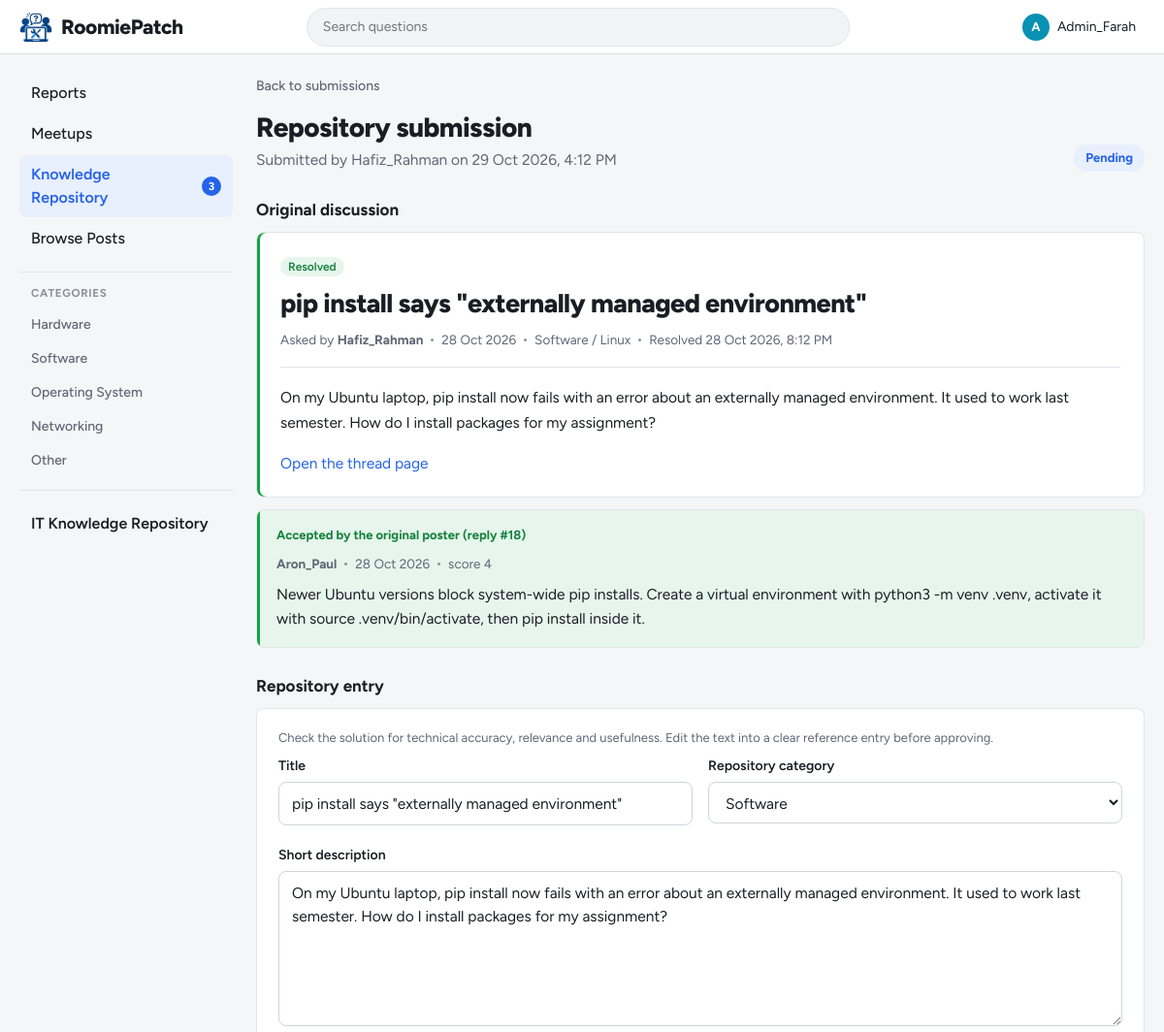
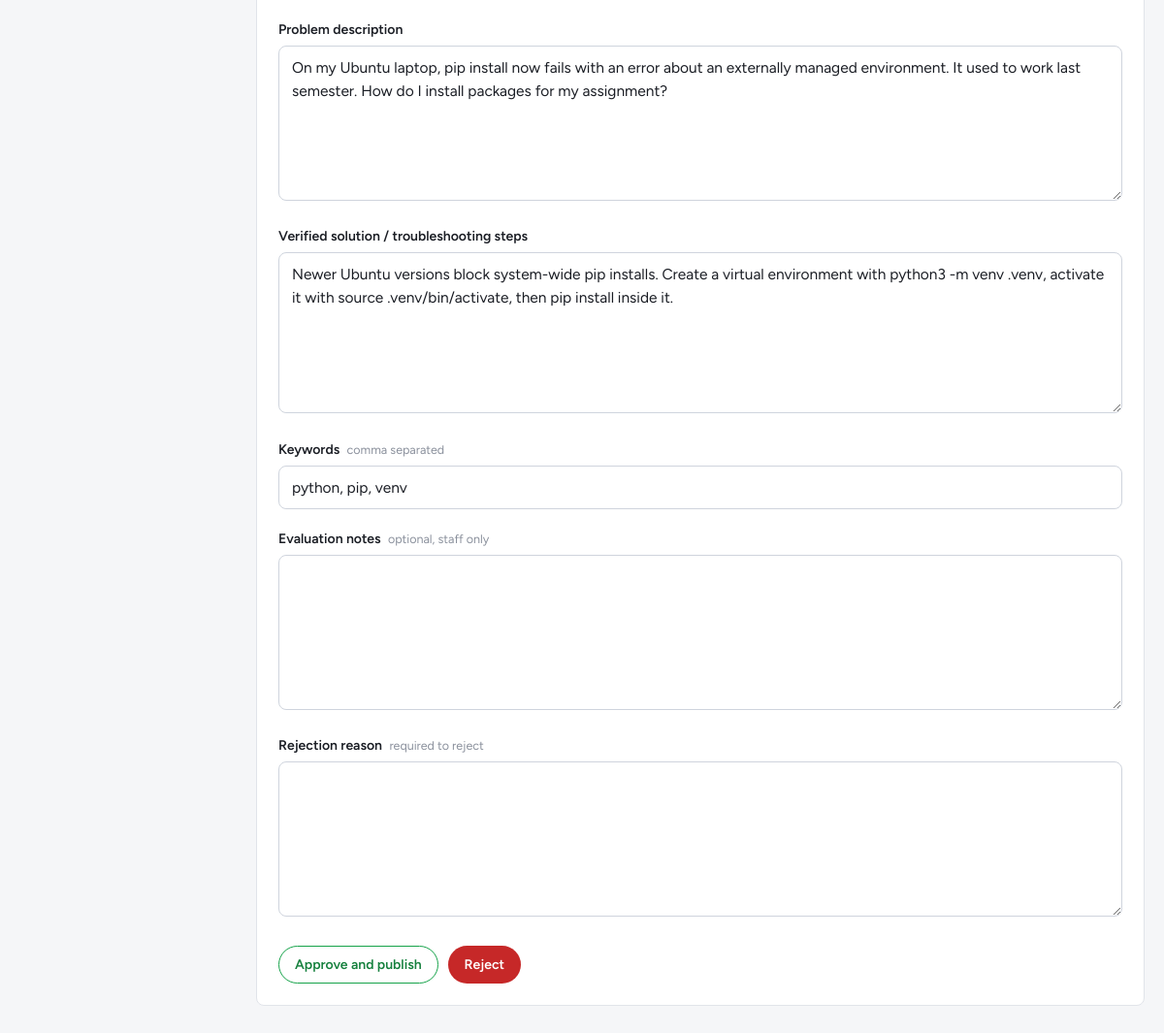
Screenshot of /admin/repository_review.php?id=10 (signed in) with the database file from the repository (2 pictures, top to bottom).
### tables this page shows
CREATE TABLE categories (
    category_id   INT AUTO_INCREMENT PRIMARY KEY,
    category_name VARCHAR(50) NOT NULL UNIQUE
);

CREATE TABLE repository_entries (
    entry_id          INT AUTO_INCREMENT PRIMARY KEY,
    post_id           INT NULL,
    accepted_reply_id INT NULL,
    category          ENUM('Hardware', 'Software', 'Operating System', 'Networking') NOT NULL,   
    title             VARCHAR(150) NOT NULL,
    summary           VARCHAR(300) NOT NULL,
    problem           TEXT NOT NULL,
    solution          TEXT NOT NULL,
    keywords          VARCHAR(255) NULL,
    contributor_id    INT NULL,                   
    solver_id         INT NULL,                   
    submitted_by      INT NULL,
    submitted_at      DATETIME NOT NULL DEFAULT CURRENT_TIMESTAMP,
    status            ENUM('Pending', 'Approved', 'Rejected') NOT NULL DEFAULT 'Pending',
    reviewed_by       INT NULL,                   
    reviewed_at       DATETIME NULL,
    review_notes      TEXT NULL,
    rejection_reason  TEXT NULL,
    is_published      TINYINT(1) NOT NULL DEFAULT 0,
    published_at      DATETIME NULL,
    unpublished_at    DATETIME NULL,
    UNIQUE KEY uq_repository_post (post_id),
    KEY idx_repository_status (status, is_published),
    KEY idx_repository_category (category),
    KEY idx_repository_published (published_at),
    FOREIGN KEY (post_id) REFERENCES posts(post_id) ON DELETE SET NULL,
    FOREIGN KEY (accepted_reply_id) REFERENCES replies(reply_id) ON DELETE SET NULL,
    FOREIGN KEY (contributor_id) REFERENCES users(user_id) ON DELETE SET NULL,
    FOREIGN KEY (solver_id) REFERENCES users(user_id) ON DELETE SET NULL,
    FOREIGN KEY (submitted_by) REFERENCES users(user_id) ON DELETE SET NULL,
    FOREIGN KEY (reviewed_by) REFERENCES users(user_id) ON DELETE SET NULL
);

CREATE TABLE users (
    user_id   INT AUTO_INCREMENT PRIMARY KEY,
    username  VARCHAR(50)  NOT NULL UNIQUE,
    login_id  VARCHAR(20)  NOT NULL UNIQUE,       
    password  VARCHAR(255) NOT NULL,              
    role      ENUM('student', 'admin') NOT NULL DEFAULT 'student',
     
     
    reputation INT NOT NULL DEFAULT 0,
     
     
    is_certified_technician TINYINT(1) NOT NULL DEFAULT 0,
    bio       TEXT NULL
);

CREATE TABLE posts (
    post_id     INT AUTO_INCREMENT PRIMARY KEY,
    user_id     INT NOT NULL,
    title       VARCHAR(150) NOT NULL,
    description TEXT NOT NULL,
    category_id INT NOT NULL,
    device_os   ENUM('Windows', 'macOS', 'Linux', 'Android', 'iOS', 'Other') NOT NULL,
    tags        VARCHAR(255) NULL,                 
    status      ENUM('Open', 'Resolved') NOT NULL DEFAULT 'Open',
     
     
     
    accepted_reply_id INT NULL,
    resolved_at DATETIME NULL,
    created_at  DATETIME NOT NULL DEFAULT CURRENT_TIMESTAMP,
    KEY idx_posts_resolved_at (resolved_at),
    FOREIGN KEY (user_id) REFERENCES users(user_id) ON DELETE CASCADE,
    FOREIGN KEY (category_id) REFERENCES categories(category_id)
);

CREATE TABLE replies (
    reply_id    INT AUTO_INCREMENT PRIMARY KEY,
    post_id     INT NOT NULL,
    user_id     INT NOT NULL,
    content     TEXT NOT NULL,
    is_resolved TINYINT(1) NOT NULL DEFAULT 0,     
    created_at  DATETIME NOT NULL DEFAULT CURRENT_TIMESTAMP,
    FOREIGN KEY (post_id) REFERENCES posts(post_id) ON DELETE CASCADE,
    FOREIGN KEY (user_id) REFERENCES users(user_id) ON DELETE CASCADE
);

### admin/repository_review.php (the view, shortened to what this page needs)
<?php
require_once '../config/db.php';
$entry_id = (int) get_text('id');
$stmt = $conn->prepare('
    SELECT e.*, c.username AS contributor, s.username AS solver, sb.username AS submitter, rv.username AS reviewer,
           p.title AS post_title, p.description AS post_description, p.status AS post_status,
           p.resolved_at, p.created_at AS post_created, p.device_os, p.tags, cat.category_name
    FROM repository_entries e
    LEFT JOIN users c ON c.user_id = e.contributor_id
    LEFT JOIN users s ON s.user_id = e.solver_id
    LEFT JOIN users sb ON sb.user_id = e.submitted_by
    LEFT JOIN users rv ON rv.user_id = e.reviewed_by
    LEFT JOIN posts p ON p.post_id = e.post_id
    LEFT JOIN categories cat ON cat.category_id = p.category_id
    WHERE e.entry_id = ?');
$stmt->bind_param('i', $entry_id);
$stmt->execute();
$entry = $stmt->get_result()->fetch_assoc();
$technician = is_certified_technician($conn);
$replies = $entry['post_id'] !== null ? get_replies($conn, (int) $entry['post_id'], (int) $_SESSION['user_id']) : [];
$active = 'repository_admin';
include '../includes/header.php';
$tab = strtolower($entry['status']);
?>
<main class="content">
    <a class="back-link" href="<?= BASE_URL ?>admin/repository.php?tab=<?= $tab ?>"><?= icon('chevron-left', 16) ?>Back to submissions</a>
    <div class="page-head page-head-row">
        <div>
            <h1>Repository submission</h1>
            <p>Submitted by <?= e($entry['submitter'] ?? 'deleted user') ?> on <?= e(date('j M Y, g:i A', strtotime($entry['submitted_at']))) ?></p>
        </div>
        <span class="repo-status <?= $tab ?>"><?= e($entry['status']) ?><?= $entry['status'] === 'Approved' && !$entry['is_published'] ? ' (unpublished)' : '' ?></span>
    </div>
    <h2 class="replies-heading">Original discussion</h2>
    <?php if ($entry['post_id'] === null): ?>
        <div class="feed"><div class="empty-state"><strong>The original post was removed</strong>The reviewed entry text below is kept.</div></div>
    <?php else: ?>
        <article class="thread<?= $entry['post_status'] === 'Resolved' ? ' is-resolved' : '' ?>">
            <span class="status-badge <?= $entry['post_status'] === 'Resolved' ? 'resolved' : 'open' ?>"><?= e($entry['post_status']) ?></span>
            <h3 class="thread-title"><?= e($entry['post_title']) ?></h3>
            <div class="thread-meta">
                <span>Asked by <strong><?= e($entry['contributor'] ?? 'deleted user') ?></strong></span>
                <span class="dot" aria-hidden="true"></span>
                <span><?= e(date('j M Y', strtotime($entry['post_created']))) ?></span>
                <span class="dot" aria-hidden="true"></span>
                <span><?= e($entry['category_name']) ?> / <?= e($entry['device_os']) ?></span>
                <span class="dot" aria-hidden="true"></span>
                <span>Resolved <?= $entry['resolved_at'] ? e(date('j M Y, g:i A', strtotime($entry['resolved_at']))) : '-' ?></span>
            </div>
            <div class="thread-body"><?= nl2br(e($entry['post_description'])) ?></div>
            <a href="<?= BASE_URL ?>student/post.php?id=<?= (int) $entry['post_id'] ?>" target="_blank" rel="noopener">Open the thread page</a>
        </article>
        <div class="reply-list review-replies">
            <?php foreach ($replies as $r): ?>
                <?php $accepted = (int) $r['reply_id'] === (int) $entry['accepted_reply_id']; ?>
                <article class="reply<?= $accepted ? ' resolved' : '' ?>">
                    <?php if ($accepted): ?>
                        <div class="resolved-label"><?= icon('check', 16) ?>Accepted by the original poster (reply #<?= (int) $r['reply_id'] ?>)</div>
                    <?php endif; ?>
                    <div class="reply-meta">
                        <strong><?= e($r['username']) ?></strong>
                        <span class="dot" aria-hidden="true"></span>
                        <span><?= e(date('j M Y', strtotime($r['created_at']))) ?></span>
                        <span class="dot" aria-hidden="true"></span>
                        <span>score <?= (int) $r['score'] ?></span>
                    </div>
                    <div class="reply-body"><?= nl2br(e($r['content'])) ?></div>
                </article>
            <?php endforeach; ?>
        </div>
    <?php endif; ?>
    <h2 class="replies-heading">Repository entry</h2>
    <?php if ($entry['status'] === 'Pending' && $technician): ?>
        <form class="form-card" method="post" action="<?= BASE_URL ?>actions/repository_review.php" novalidate>
            <p class="field-hint">Check the solution for technical accuracy, relevance and usefulness. Edit the text into a clear reference entry before approving.</p>
            <div class="form-row">
                <div class="form-group">
                    <label for="title">Title</label>
                    <input class="input" id="title" name="title" maxlength="150" value="<?= e($entry['title']) ?>">
                </div>
                <div class="form-group">
                    <label for="category">Repository category</label>
                    <select class="input" id="category" name="category">
                        <?php foreach (REPO_CATEGORIES as $cat): ?>
                            <option <?= $cat === $entry['category'] ? 'selected' : '' ?>><?= e($cat) ?></option>
                        <?php endforeach; ?>
                    </select>
                </div>
            </div>
            <div class="form-group">
                <label for="summary">Short description</label>
                <textarea class="input" id="summary" name="summary" rows="2" maxlength="300"><?= e($entry['summary']) ?></textarea>
            </div>
            <div class="form-group">
                <label for="problem">Problem description</label>
                <textarea class="input" id="problem" name="problem" rows="4"><?= e($entry['problem']) ?></textarea>
            </div>
            <div class="form-group">
                <label for="solution">Verified solution / troubleshooting steps</label>
                <textarea class="input" id="solution" name="solution" rows="6"><?= e($entry['solution']) ?></textarea>
            </div>
            <div class="form-group">
                <label for="keywords">Keywords <span class="optional">comma separated</span></label>
                <input class="input" id="keywords" name="keywords" maxlength="255" value="<?= e($entry['keywords']) ?>">
            </div>
            <div class="form-group">
                <label for="review_notes">Evaluation notes <span class="optional">optional, staff only</span></label>
                <textarea class="input" id="review_notes" name="review_notes" rows="2"></textarea>
            </div>
            <div class="form-group">
                <label for="rejection_reason">Rejection reason <span class="optional">required to reject</span></label>
                <textarea class="input" id="rejection_reason" name="rejection_reason" rows="2"></textarea>
            </div>
            <div class="form-actions">
                <button type="submit" name="action" value="approve" class="btn btn-resolve"
                        onclick="return confirm('Approve and publish this entry permanently in the IT Knowledge Repository?');"><?= icon('check', 16) ?>Approve and publish</button>
                <button type="submit" name="action" value="reject" class="btn btn-danger"
                        onclick="return confirm('Reject this submission? It will never appear in the repository.');">Reject</button>
            </div>
        </form>
    <?php endif; ?>
</main>
<?php include '../includes/footer.php'; ?>

### includes/sidebar.php (shortened to what this page needs)
<?php
function nav_link($key, $href, $icon_name, $label, $active, $badge = null)
{
    $class = $key === $active ? 'nav-link active' : 'nav-link';
    $current = $key === $active ? ' aria-current="page"' : '';
    $badge_html = '';
    if ($badge !== null) {
        $badge_html = '<span class="nav-badge" data-badge="' . $key . '"' . ($badge > 0 ? '' : ' hidden') . '>'
            . ($badge > 99 ? '99+' : $badge) . '</span>';
    }
    return '<a class="' . $class . '" href="' . BASE_URL . $href . '"' . $current . '>'
        . icon($icon_name) . '<span>' . e($label) . '</span>' . $badge_html . '</a>';
}
?>
<nav class="sidebar" aria-label="Main">
    <?php if ($is_admin): ?>
        <div class="nav-group">
            <?= nav_link('reports', 'admin/dashboard.php', 'flag', 'Reports', $active) ?>
            <?= nav_link('meetups', 'admin/meetups.php', 'meetup', 'Meetups', $active) ?>
            <?php $repo_pending = (int) $conn->query("SELECT COUNT(*) FROM repository_entries WHERE status = 'Pending'")->fetch_row()[0]; ?>
            <?= nav_link('repository_admin', 'admin/repository.php', 'book', 'Knowledge Repository', $active, $repo_pending) ?>
            <?= nav_link('browse', 'student/browse.php', 'list', 'Browse Posts', $active) ?>
        </div>
    <?php endif; ?>
    <div class="nav-group">
        <h2 class="nav-heading">Categories</h2>
        <?php
        $categories = $conn->query('SELECT category_id, category_name FROM categories ORDER BY category_id');
        while ($cat = $categories->fetch_assoc()):
        ?>
            <a class="nav-link nav-link-plain" href="<?= BASE_URL ?>student/browse.php?category=<?= (int) $cat['category_id'] ?>">
                <?= e($cat['category_name']) ?>
            </a>
        <?php endwhile; ?>
    </div>
    <div class="nav-group nav-group-repo">
        <?= nav_link('repository', 'student/repository.php', 'book', 'IT Knowledge Repository', $active) ?>
    </div>
</nav>

### rows the page displays
categories: category_name "Hardware"
categories: category_name "Software"
categories: category_name "Operating System"
categories: category_name "Networking"
categories: category_name "Other"
repository_entries: contributor.username "Hafiz_Rahman", submitted_at "29 Oct 2026, 4:12 PM", status "Pending", post.status "Resolved", post.title "pip install says \"externally managed environment\"", post.created_at "28 Oct 2026", categories.category_name "Software", post.device_os "Linux", post.resolved_at "28 Oct 2026, 8:12 PM", post.description "On my Ubuntu laptop, pip install now fails with an error about an externally managed environment. It used to work last semester. How do I install packages for my assignment?", title "pip install says \"externally managed environment\"", summary "On my Ubuntu laptop, pip install now fails with an error about an externally managed environment. It used to work last semester. How do I install packages for my assignment?", problem "On my Ubuntu laptop, pip install now fails with an error about an externally managed environment. It used to work last semester. How do I install packages for my assignment?", solution "Newer Ubuntu versions block system-wide pip installs. Create a virtual environment with python3 -m venv .venv, activate it with source .venv/bin/activate, then pip install inside it.", keywords "python, pip, venv"
replies: reply_id "18", user.username "Aron_Paul", created_at "28 Oct 2026", score "4", content "Newer Ubuntu versions block system-wide pip installs. Create a virtual environment with python3 -m venv .venv, activate it with source .venv/bin/activate, then pip install inside it."

### other values shown
$letter "A"
$_SESSION['username'] "Admin_Farah"
$label "Reports Meetups Knowledge Repository Browse Posts IT Knowledge Repository"
$badge "3"
form field category "Software"
